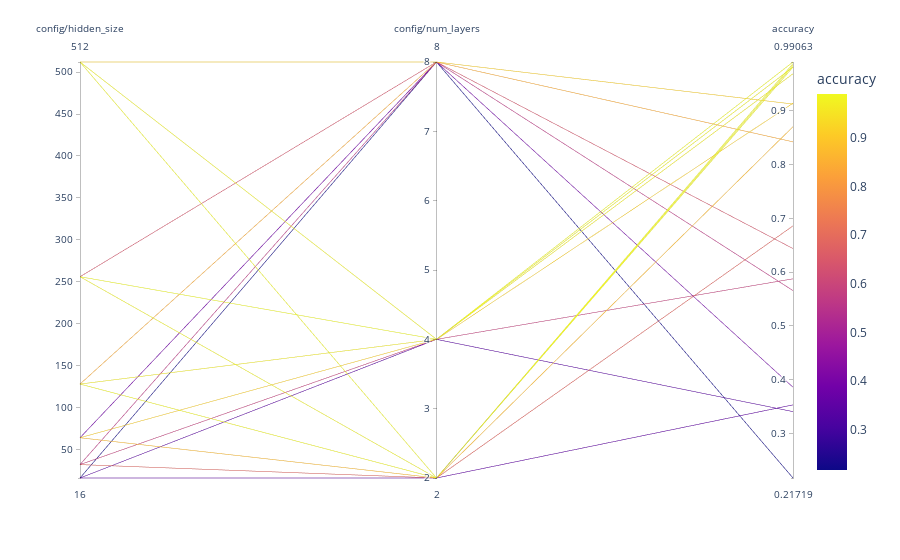

The notebook cell this image was saved under:
### Markdown cell above
As you can see, we get a systematic scan, but large parts of the space are still unexplored, and we also explored parts that are really not very promising.

### Code cell
visualize.parallel_plot(analysis, columns)

### Figure 1 — Plotly figure (JSON) as saved in the notebook; plotly's stock layout.template omitted (floating-point values rounded to 4 significant figures)
{"data": [{"dimensions": [{"label": "config/hidden_size", "values": [16, 32, 64, 128, 256, 512, 16, 32, 64, 128, 256, 512, 16, 32, 64, 128, 256, 512]}, {"label": "config/num_layers", "values": [2, 2, 2, 2, 2, 2, 4, 4, 4, 4, 4, 4, 8, 8, 8, 8, 8, 8]}, {"label": "accuracy", "values": [0.3531, 0.6859, 0.8703, 0.9844, 0.9812, 0.9875, 0.3406, 0.5875, 0.9141, 0.9688, 0.9906, 0.9812, 0.2172, 0.5656, 0.3859, 0.8422, 0.6438, 0.9125]}], "domain": {"x": [0, 1], "y": [0, 1]}, "line": {"color": [0.3531, 0.6859, 0.8703, 0.9844, 0.9812, 0.9875, 0.3406, 0.5875, 0.9141, 0.9688, 0.9906, 0.9812, 0.2172, 0.5656, 0.3859, 0.8422, 0.6438, 0.9125], "coloraxis": "coloraxis"}, "name": "", "type": "parcoords"}], "layout": {"coloraxis": {"colorbar": {"title": {"text": "accuracy"}}, "colorscale": [[0, "#0d0887"], [0.1111, "#46039f"], [0.2222, "#7201a8"], [0.3333, "#9c179e"], [0.4444, "#bd3786"], [0.5556, "#d8576b"], [0.6667, "#ed7953"], [0.7778, "#fb9f3a"], [0.8889, "#fdca26"], [1, "#f0f921"]]}, "legend": {"tracegroupgap": 0}, "margin": {"t": 60}}}
